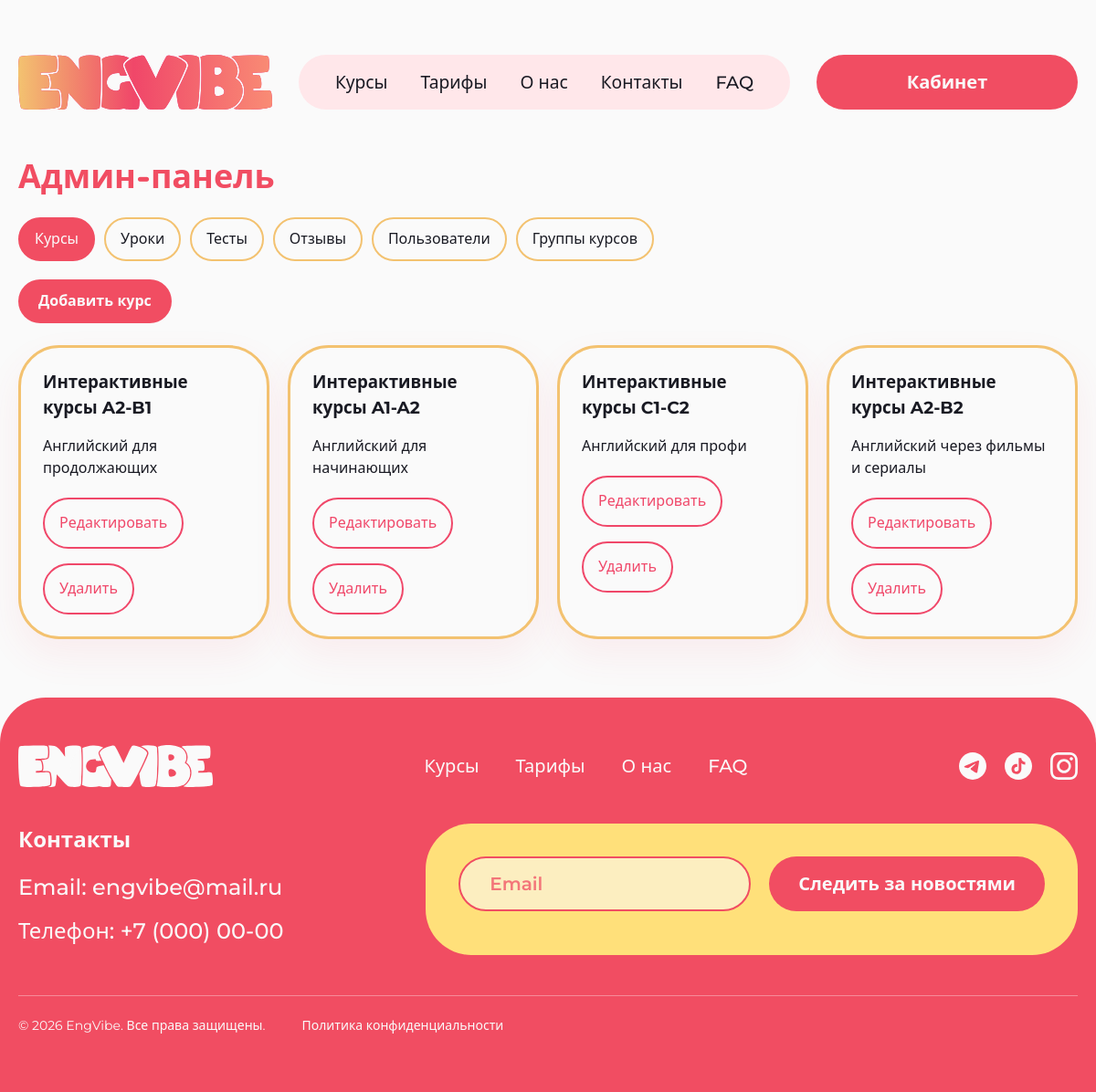
/admin-panel/ (signed in), run on the app's committed database.
### core/models.py (models this page shows, shortened)
class Course(models.Model):
    class Meta:
        verbose_name = 'Курс'
        verbose_name_plural = 'Курсы'
        ordering = ['order', '-created_at']
    title = models.CharField(max_length=255, verbose_name='Название')
    slug = models.SlugField(unique=True, verbose_name='URL-идентификатор (slug)')
    level = models.CharField(max_length=50, default='A1-A2', verbose_name='Уровень')
    short_description = models.CharField(max_length=300, verbose_name='Краткое описание')
    description = models.TextField(verbose_name='Полное описание')
    duration = models.CharField(max_length=80, verbose_name='Длительность (текст)')
    price = models.PositiveIntegerField(
        default=1500,
        verbose_name='Цена (₽)',
        help_text='Справочная цена разовой покупки курса',
    )
    thumbnail = models.ImageField(
        upload_to='courses/',
        blank=True,
        null=True,
        verbose_name='Превью',
    )
    published = models.BooleanField(default=True, verbose_name='Опубликован')
    is_premium = models.BooleanField(default=False, verbose_name='Премиум-курс')
    teachers = models.ManyToManyField(
        User,
        blank=True,
        related_name='teaching_courses',
        verbose_name='Преподаватели',
    )
    order = models.PositiveIntegerField(default=1, verbose_name='Порядок сортировки')
    created_at = models.DateTimeField(auto_now_add=True, verbose_name='Создан')

### core/views.py (the view)
# urls.py: path('admin-panel/', views.admin_panel, name='admin_panel'),
@user_passes_test(is_admin)
def admin_panel(request):
    tab = request.GET.get('tab', 'courses')
    author_filter = request.GET.get('author', '')
    group_authors = User.objects.filter(
        created_course_groups__isnull=False,
    ).distinct().order_by('username')
    author_filter_options = [('', 'Все')]
    author_filter_options.extend(
        (str(author.pk), author.username) for author in group_authors
    )
    context = {
        'tab': tab,
        'courses': Course.objects.all(),
        'lessons': Lesson.objects.select_related('course'),
        'tests': CourseTest.objects.select_related('course').annotate(questions_count=Count('questions')),
        'reviews': Review.objects.select_related('user', 'user__profile'),
        'users': User.objects.prefetch_related('groups'),
        'course_groups': admin_course_groups(author_filter or None),
        'group_authors': group_authors,
        'author_filter': author_filter,
        'author_filter_options': author_filter_options,
    }
    return render(request, 'core/admin_panel.html', context)

### core/context_processors.py (called while the page is built)
def subscription_badge(request):
    return {}

def subscription_setup(request):
    return {
        'subscription_setup_pending': getattr(request, 'subscription_setup_pending', False),
    }

### core/course_group_views.py (called while the page is built)
def admin_course_groups(author_id=None):
    qs = (
        CourseGroup.objects.select_related('tariff_plan', 'created_by')
        .annotate(course_count=Count('courses'))
        .order_by('order', 'name')
    )
    if author_id:
        try:
            qs = qs.filter(created_by_id=int(author_id))
        except (TypeError, ValueError):
            pass
    return qs

### core/roles.py (called while the page is built)
def is_admin(user):
    return user.is_authenticated and user.groups.filter(name='admin_group').exists()

def is_teacher(user):
    return user.is_authenticated and user.groups.filter(name='teacher_group').exists()

def is_teacher_or_admin(user):
    return is_teacher(user) or is_admin(user)

### core/templates/core/admin_panel.html (shortened to what this page needs)
{% extends 'core/base.html' %}
{% load static role_tags %}
{% block content %}
<section class="page-shell">
    <div class="container">
        <h1>Админ-панель</h1>
        <div class="tab-links">
            <a href="?tab=courses" class="{% if tab == 'courses' %}is-active{% endif %}">Курсы</a>
            <a href="?tab=lessons" class="{% if tab == 'lessons' %}is-active{% endif %}">Уроки</a>
            <a href="?tab=tests" class="{% if tab == 'tests' %}is-active{% endif %}">Тесты</a>
            <a href="?tab=reviews" class="{% if tab == 'reviews' %}is-active{% endif %}">Отзывы</a>
            <a href="?tab=users" class="{% if tab == 'users' %}is-active{% endif %}">Пользователи</a>
            <a href="?tab=course_groups" class="{% if tab == 'course_groups' %}is-active{% endif %}">Группы курсов</a>
        </div>
        {% if tab == 'courses' %}
            <div class="inline-actions"><a class="btn btn-primary btn-pill btn-compact" href="{% url 'core:course_create' %}">Добавить курс</a></div>
            <div class="admin-list">
                {% for course in courses %}
                    <article class="surface-card">
                        <h3>{{ course.title }}</h3>
                        <p>{{ course.short_description }}</p>
                        <div class="inline-actions">
                            <a class="btn btn-outline-pink btn-pill btn-compact" href="{% url 'core:course_update' course.slug %}">Редактировать</a>
                            <a class="btn btn-outline-pink btn-pill btn-compact" href="{% url 'core:course_delete' course.slug %}">Удалить</a>
                        </div>
                    </article>
                {% endfor %}
            </div>
        {% elif tab == 'reviews' %}
            <div class="admin-list">
                {% for review in reviews %}
                    <article class="surface-card"><h3>{{ review.name }}</h3><p>{{ review.text }}</p><p class="meta">Опубликован: {{ review.is_published }}</p></article>
                {% endfor %}
            </div>
        {% endif %}
    </div>
</section>
{% endblock %}

### data on the page
Course: title "Интерактивные курсы A2-B1", short_description "Английский для продолжающих"
Course: title "Интерактивные курсы A1-A2", short_description "Английский для начинающих"
Course: title "Интерактивные курсы C1-C2", short_description "Английский для профи"
Course: title "Интерактивные курсы A2-B2", short_description "Английский через фильмы и сериалы"
